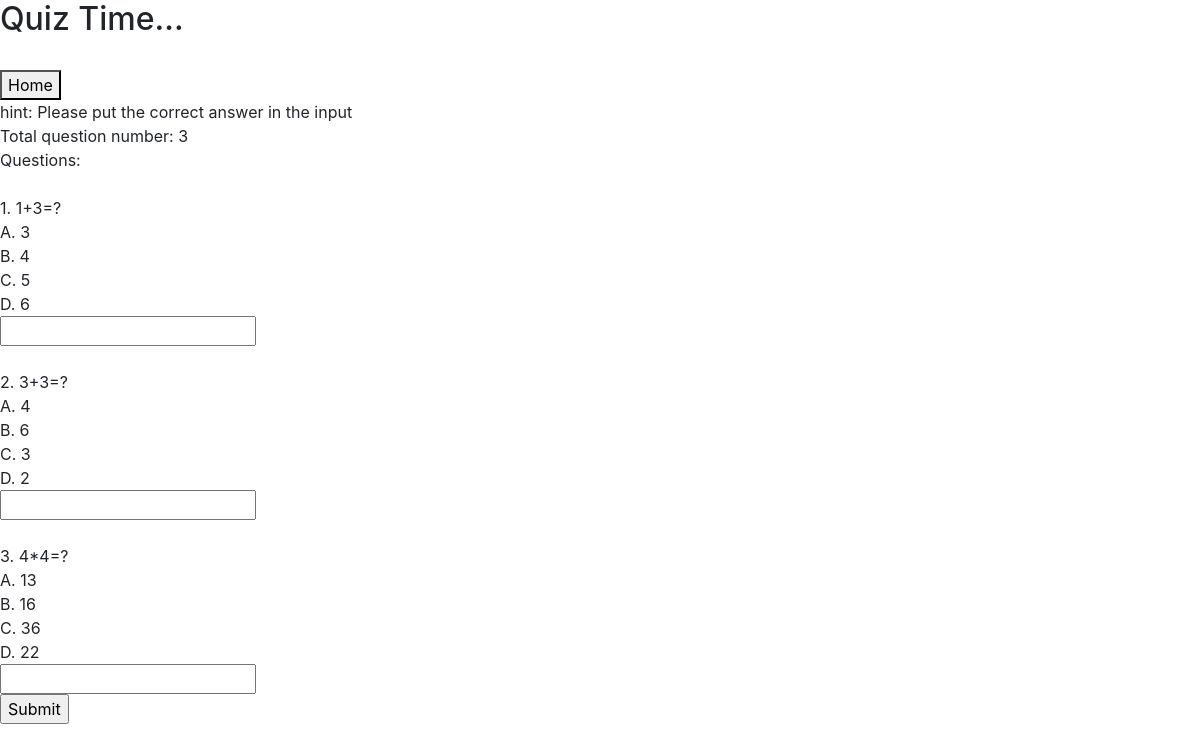
The page /php/do_quiz.php?username=m33394mr&quizid=172280 on the database its author committed.
### tables this page shows
CREATE TABLE `Question` (
  `ID` mediumint NOT NULL AUTO_INCREMENT,
  `Question_ID` int NOT NULL,
  `Quiz_ID` int NOT NULL,
  `Question` varchar(80) DEFAULT NULL,
  `Option_1` varchar(80) DEFAULT NULL,
  `Option_2` varchar(80) DEFAULT NULL,
  `Option_3` varchar(80) DEFAULT NULL,
  `Option_4` varchar(80) DEFAULT NULL,
  PRIMARY KEY (`ID`),
  UNIQUE KEY `ID` (`ID`)
);

### php/do_quiz.php (the view, shortened to what this page needs)
<!DOCTYPE html>
<html lang="en">
<head>
    <link rel="stylesheet" href="https://stackpath.bootstrapcdn.com/bootstrap/4.4.1/css/bootstrap.min.css">
</head>
<body>
    <h2>Quiz Time...</h2>
    <?php
    $quiz = getQuiz($_GET['quizid']);
    $username = $_GET['username'];
    $status = "Student";
    $questions = getQuestions($_GET['quizid']);
    echo "<br><a href='home.php?username=$username'>
                <button>Home</button>
                </a><br>";
    if ($quiz['Quiz_Available'] == "no") {
        echo "Sorry, the quiz is now unavailable, please choose another one";
        echo "
        <br>
			<a href='view_quiz.php?username=$username&status=$status'>
				<button>View Quiz</button>
			</a>
        ";
    }
    else {
        if (empty($_POST)) {
            showQuestion($questions);
        }
    }
    ?>
</body>
</html>
<?php
function showQuestion($questions) {
    echo "hint: Please put the correct answer in the input<br>";
    echo 'Total question number: ' . count($questions);
    echo '<br>Questions: <br><form method="POST">';
    foreach($questions as $row) {
        $questionid = $row['Question_ID'];
        $question = $row['Question'];
        $option1 = $row['Option_1'];
        $option2 = $row['Option_2'];
        $option3 = $row['Option_3'];
        $option4 = $row['Option_4'];
        echo '<br>' . $questionid;
        echo '. ' . $question;
        echo '<br>A. ' . $option1;
        echo '<br>B. ' . $option2;
        echo '<br>C. ' . $option3;
        echo '<br>D. ' . $option4;
        echo '<br><input type="text" name=' . $questionid;
        echo '><br>';
    }
    echo '<input type="submit" value="Submit"></form>';
}
function getQuestions($quizid) {
    $sql = "SELECT * FROM Question WHERE Quiz_ID = :qid";
    $pdo = new pdo('mysql:host=localhost;dbname=m33394mr', 'root', 'root');
	$pdo->setAttribute(PDO::ATTR_ERRMODE, PDO::ERRMODE_WARNING);
    $stmt = $pdo->prepare($sql);
	$stmt->execute([
	'qid' => $quizid
	]);
    $stmt->setFetchMode(PDO::FETCH_ASSOC);
    $question = array();
    while ($row = $stmt->fetch()) {
        $questionid = $row['Question_ID'];
        $question[$questionid] = $row;
    }
    return $question;
}
function getQuiz($qid) {
    $sql = "SELECT * FROM Quiz WHERE Quiz_ID = :qid";
    $pdo = new pdo('mysql:host=localhost;dbname=m33394mr', 'root', 'root');
	$pdo->setAttribute(PDO::ATTR_ERRMODE, PDO::ERRMODE_WARNING);
    $stmt = $pdo->prepare($sql);
	$stmt->execute([
	'qid' => $qid
	]);
    $stmt->setFetchMode(PDO::FETCH_ASSOC);
    while ($row = $stmt->fetch()) {
        return $row;
    }
}
?>

### rows shown on the page
question: Question_ID "1", Question "1+3=?", Option_1 "3", Option_2 "4", Option_3 "5", Option_4 "6"
question: Question_ID "2", Question "3+3=?", Option_1 "4", Option_2 "6", Option_3 "3", Option_4 "2"
question: Question_ID "3", Question "4*4=?", Option_1 "13", Option_2 "16", Option_3 "36", Option_4 "22"

### other values the page prints
count($questions) "3"
